Frame 1 (no input): blank canvas, image omitted
Frame 60 (the mouse pressed at the canvas centre just before this capture): blank canvas, image omitted
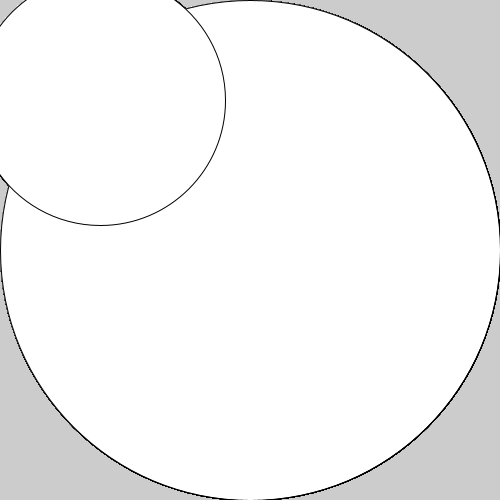
Frame 120 (the mouse held since frame 60 and released just before this capture)

The Processing sketch whose frames 1 and 60 were blank and that drew this single picture after the mouse press (run headless with seeded random() and noise(); from frame 60 on, the mouse is pressed at the canvas centre):

// Processing sketch: processing_44717
// ── processing_44717.pde

void setup() {
 size(500,500);
 smooth();
}
 
void draw() {
  ellipse(250,250,2*mouseX,2*mouseY);
  ellipse(100,100,-mouseX,-mouseY);
}
